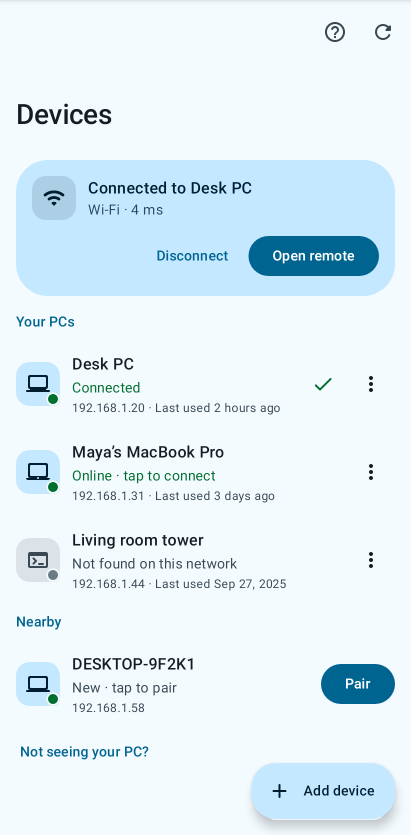
#> input picture android/app/src/test/screenshots/devices-connected.png, 822 x 1670 px (shown at 1/2 size)
$ python build_images.py
#> lines starting #> are read from the running program, lines starting #| are printed output that depends on the picture
#!/usr/bin/env python3
"""Turns the app screenshots into the web images the landing page uses.

The screenshots are drawn by the Android screenshot tests (see CONTRIBUTING.md), so after a
design change: `./gradlew recordRoborazziDebug`, then run this script. It writes an AVIF and a
WebP of every picture listed below into website/assets/img/screens/.

Needs: Python 3 with Pillow built with AVIF and WebP support.
"""
from pathlib import Path

from PIL import Image, ImageChops, ImageDraw

ROOT = Path(__file__).resolve().parents[2]
SOURCE = ROOT / "android" / "app" / "src" / "test" / "screenshots"
# The picture of the tray app's page, made from the real program by docs/brand/pc-page.sh.
PC_PAGE = ROOT / "docs" / "brand" / "pc-page.png"
OUT = ROOT / "website" / "assets" / "img" / "screens"

# name -> width in pixels on the page at 2x. Phones are 822 px wide, so 640 keeps them sharp.
PICTURES = {
    "devices-connected": 640,
    "devices-list-dark": 640,
    "pairing-verify": 640,
    "pairing-verify-dark": 640,
    "remote-pad": 640,
    "remote-pad-dark": 640,
    "remote-keys": 640,
    "remote-keys-dark": 640,
    "remote-keys-mac": 640,
    "remote-media": 640,
    "remote-media-dark": 640,
    "settings-privacy": 640,
    "settings-touchpad": 640,
    "settings-appearance": 640,
    "onboarding": 640,
    "pc-page": 640,
    "scan-qr": 640,
    "remote-pad-tablet": 900,
    "remote-pad-landscape": 1100,
}


def white_box(image, region, threshold=245):
    """The box around the pure white in a part of a picture (left, top, right, bottom), in the picture's own pixels."""
    crop = image.crop(region).convert("RGB")
    red, green, blue = crop.split()
    lightest_dark = ImageChops.darker(ImageChops.darker(red, green), blue)
    box = lightest_dark.point(lambda v: 255 if v >= threshold else 0).getbbox()
    if box is None:
        raise SystemExit(f"no white found in {region}")
    return (box[0] + region[0], box[1] + region[1], box[2] + region[0], box[3] + region[1])


def scan_with_code():
    """The scanner's screen with the PC's QR code in its frame, the way it looks when the phone is aimed at the PC.

    The screen tests draw the scanner without a camera, so their frame is empty."""
    scan = Image.open(SOURCE / "scan-camera.png").convert("RGB")
    page = Image.open(PC_PAGE).convert("RGB")

    # The frame is the white ring in the middle of the screen (the text below it is cut off by the region).
    frame = white_box(scan, (0, 300, scan.width, 1200))
    ring = 8  # the ring's thickness in pixels
    inner = (frame[0] + ring, frame[1] + ring, frame[2] - ring, frame[3] - ring)
    size = inner[2] - inner[0]

    # The code is the white square on the page.
    code = page.crop(white_box(page, (0, 250, page.width, 1100), threshold=250))
    code = code.resize((round(size * 0.84), round(size * 0.84)), Image.LANCZOS).convert("RGBA")
    code = code.rotate(-4, resample=Image.BICUBIC, expand=True)  # a hand does not hold a phone straight

    layer = Image.new("RGBA", scan.size, (0, 0, 0, 0))
    layer.paste(code, (inner[0] + (size - code.width) // 2, inner[1] + (size - code.height) // 2), code)
    # Only inside the frame: the frame's corners are round.
    mask = Image.new("L", scan.size, 0)
    ImageDraw.Draw(mask).rounded_rectangle(inner, radius=round(size * 0.1), fill=255)
    layer.putalpha(ImageChops.multiply(layer.getchannel("A"), mask))
    scan.paste(layer, (0, 0), layer)
    return scan


def main():
    OUT.mkdir(parents=True, exist_ok=True)
    total = 0
    for name, width in PICTURES.items():
        if name == "pc-page":
            image = Image.open(PC_PAGE).convert("RGB")
        elif name == "scan-qr":
            image = scan_with_code()
        else:
            image = Image.open(SOURCE / f"{name}.png").convert("RGB")
        height = round(image.height * width / image.width)
#> height = 1300
        image = image.resize((width, height), Image.LANCZOS)
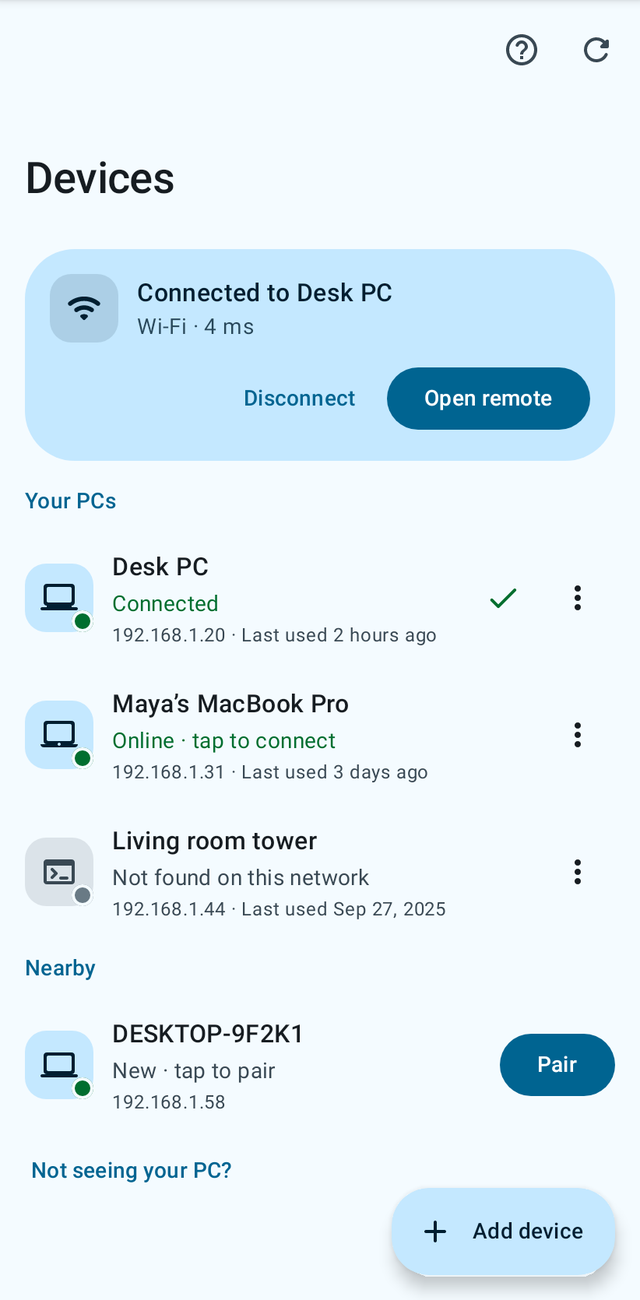
#> image: PIL image 640x1300 RGB; mean R, G, B 225, 239.2, 247.2
        for ext, options in (("avif", {"quality": 52, "speed": 4}), ("webp", {"quality": 82, "method": 6})):
            target = OUT / f"{name}.{ext}"
            image.save(target, **options)
            total += target.stat().st_size
#> after the loop, total = 211450
        print(f"{name:24} {width}x{height}")
#| devices-connected        640x1300
    print(f"{len(PICTURES) * 2} files, {total // 1024} KB in {OUT.relative_to(ROOT)}")


if __name__ == "__main__":
#> (the run stopped early here; a loop or call above may not have finished)
